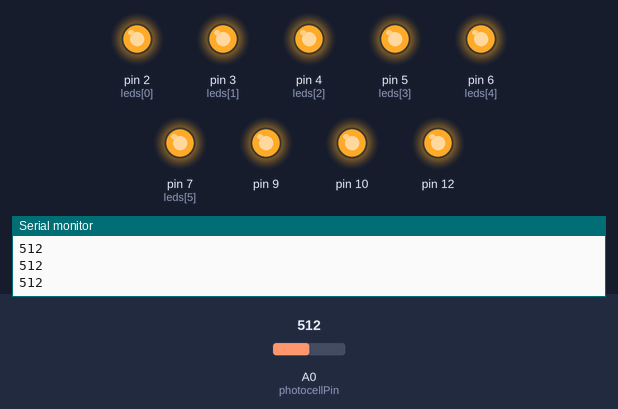
The sketch below on a simulated Arduino Uno, built with avr-gcc and run on an emulated ATmega328P. On the bench: output pins drawn as LEDs (lit = HIGH), the last lines printed to the serial monitor. The inputs (shaded band) are chosen by the test bench; at power-on: A0 (photocellPin) = 512. Pins used as bus, display or sensor lines are not drawn.

Above: at 1.2 s.
1.3 s: A0 (photocellPin) set to 185
2.8 s: A0 (photocellPin) set to 149
At 3.9 s:
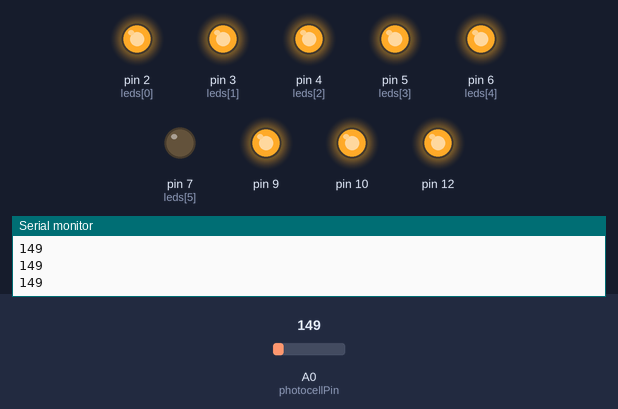
4.5 s: A0 (photocellPin) set to 139
6.0 s: A0 (photocellPin) set to 121
At 6.4 s:
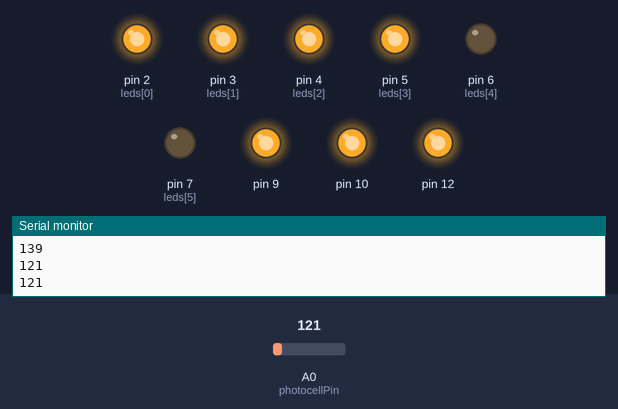
7.5 s: A0 (photocellPin) set to 107
9.0 s: A0 (photocellPin) set to 90
At 10.1 s:
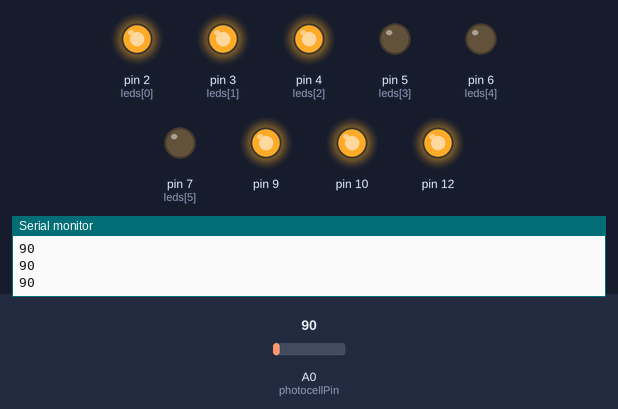
Timing chart, 0 to 11.5 s (numbered marks = the images above; inputs shaded):
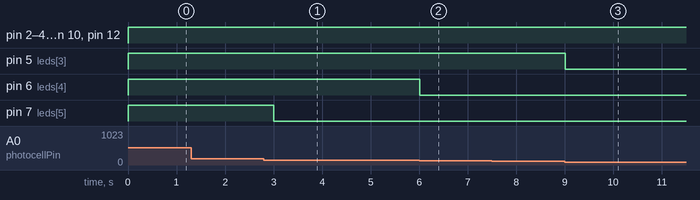

Measured:
- the behaviour switches between 167 and 166 on A0 (photocellPin) (found by bisection; images 0 and 1)
- the behaviour switches between 134 and 133 on A0 (photocellPin) (found by bisection; images 1 and 2)
- the behaviour switches between 100 and 99 on A0 (photocellPin) (found by bisection; images 2 and 3)
- after the input at 2.8 s, pin 7 (leds[5]): HIGH → LOW after 0.21 s
- after the input at 6.0 s, pin 6 (leds[4]): HIGH → LOW at once
- after the input at 9.0 s, pin 5 (leds[3]): HIGH → LOW at once

The sketch:

ligth_level_led.ino
```cpp
int leds[] = {2,3,4,5,6,7};
int photocellPin = 0;
int photocellValue = 0;

void setup(){
   for(int i = 0; i <= sizeof(leds); i++){
      pinMode(leds[i], OUTPUT);

   }

   Serial.begin(9600);
}

void loop(){
  for(int i = 0; i <= 6; i++){
      digitalWrite(leds[i], LOW);
   }

  photocellValue = analogRead(photocellPin);
   Serial.println(photocellValue);
   int c = 0;
   c = map(photocellValue, 0, 200, 0, 6);
   for(int i = 0; i <= c; i++){
      digitalWrite(leds[i], HIGH);
   }
   delay(250);
}
```
